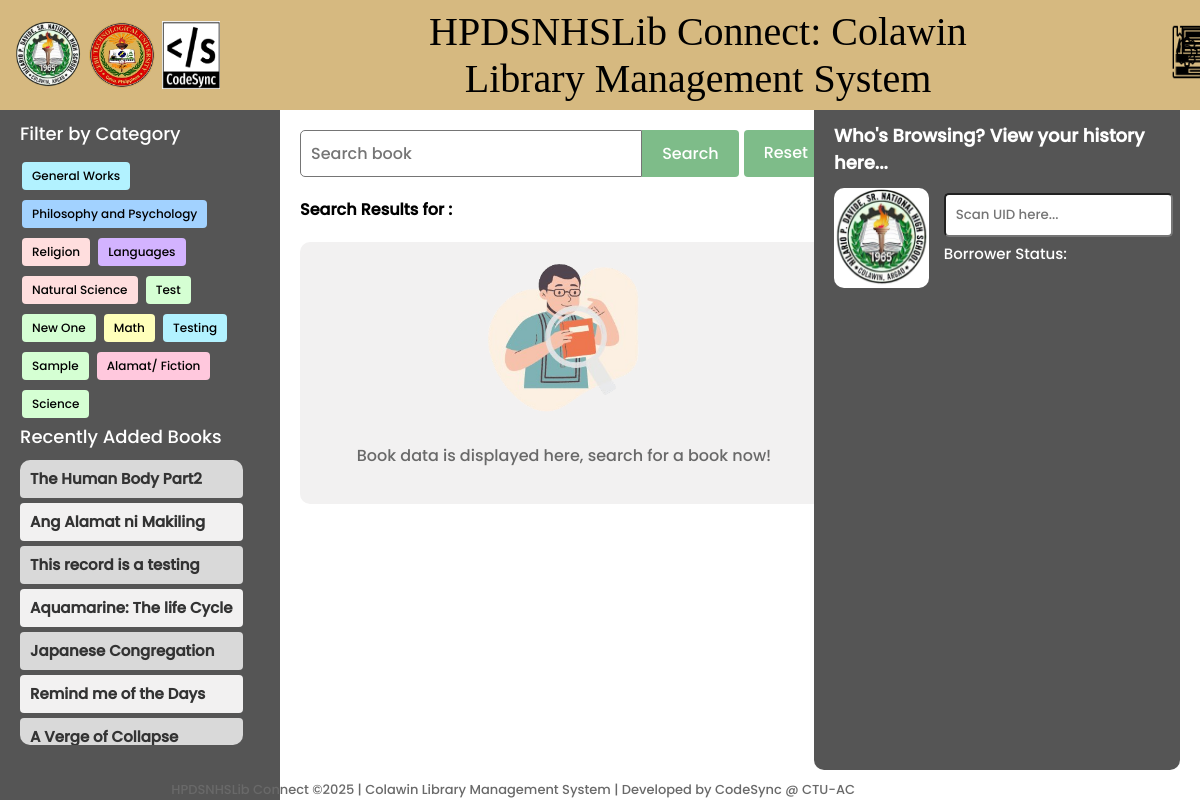
Before: / with the older database file.
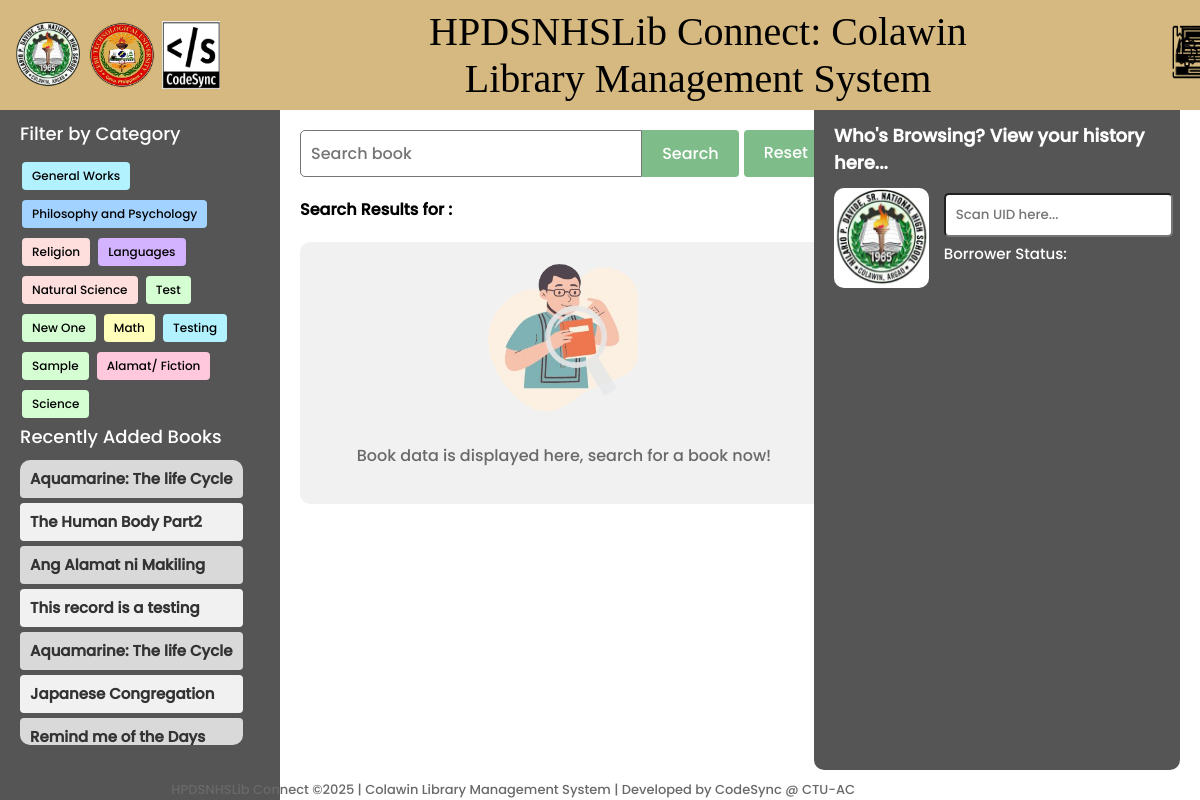
After: the same page with the newer database file.
### library/models.py (models this page shows, shortened)
class Category(models.Model):
    name = models.CharField(max_length=100, unique=True)

class BookInventory(models.Model):
    BOOK_TYPE_CHOICES = [
        ('Circulation', 'Circulation'),
        ('Reference', 'Reference'),
        ('Novel', 'Novel'),
        ('Research/Academic', 'Research/Academic'),
        ('Encyclopedia', 'Encyclopedia'),
        ('Dictionary', 'Dictionary'),
        ('Year Book', 'Year Book'),
    ]
    book_number = models.CharField(max_length=10, primary_key=True)
    record_date = models.DateTimeField(auto_now_add=True)
    class_field = models.CharField(max_length=100, blank=True, null=True)
    author = models.CharField(max_length=200, blank=True, null=True)
    book_title = models.CharField(max_length=200)
    edition = models.CharField(max_length=50, blank=True, null=True)
    volume = models.CharField(max_length=50, blank=True, null=True)
    pages = models.IntegerField(blank=True, null=True)
    quantity = models.PositiveIntegerField(default=1)
    fund_source = models.CharField(max_length=100, blank=True, null=True)
    price = models.DecimalField(max_digits=10, decimal_places=2, blank=True, null=True)
    publisher = models.CharField(max_length=200, blank=True, null=True)
    year = models.IntegerField(blank=True, null=True)
    remark = models.TextField(blank=True, null=True)
    book_type = models.CharField(max_length=50, choices=BOOK_TYPE_CHOICES, default='Circulation')  # New field
    category = models.ForeignKey(Category, on_delete=models.CASCADE)
    location = models.ForeignKey(Location, on_delete=models.SET_NULL, blank=True, null=True, default=1)
    qr_code = models.ImageField(upload_to='qr_codes/', blank=True, null=True)
    status = models.CharField(max_length=50, default='Available')

### library/views.py (the view, shortened to what this page needs)
# urls.py: path('', views.landing, name='landing'),
def landing(request):
    query = request.GET.get('q')
    category_name = request.GET.get('category')  # Get category name from query params
    book_number = request.GET.get('book_number')  # Get book number from query params
    books = BookInventory.objects.all()
    categories = Category.objects.all()
    if category_name:
        books = books.filter(category__name=category_name)  # Filter by category
    if query:
        books = books.filter(
            Q(book_title__icontains=query) |
            Q(author__icontains=query) |
            Q(book_number__icontains=query)
        )
    for book in books:
        try:
            latest_borrow_slip = BorrowSlip.objects.filter(book_number=book.book_number).order_by('-date_borrow').first()
            current_date = timezone.now().date()
            if latest_borrow_slip:
                if latest_borrow_slip.due_date.date() < current_date and not latest_borrow_slip.returned:
                    book.status = 'Overdue'
                elif latest_borrow_slip.returned:
                    book.status = 'Returned'
                else:
                    book.status = 'Borrowed'
            else:
                book.status = 'Available'
        except BorrowSlip.DoesNotExist:
            book.status = 'Available'
    recent_books = BookInventory.objects.order_by('-record_date')[:10]
    for book in recent_books:
        try:
            latest_borrow_slip = BorrowSlip.objects.filter(book_number=book.book_number).order_by('-date_borrow').first()
            current_date = timezone.now().date()
            if latest_borrow_slip:
                if latest_borrow_slip.due_date.date() < current_date and not latest_borrow_slip.returned:
                    book.status = 'Overdue'
                elif latest_borrow_slip.returned:
                    book.status = 'Returned'
                else:
                    book.status = 'Borrowed'
            else:
                book.status = 'Available'
        except BorrowSlip.DoesNotExist:
            book.status = 'Available'
    book_detail = None
    category_counts = BookInventory.objects.values('category__name').annotate(count=Count('book_number')).order_by('category__name')
    categories_with_counts = [entry['category__name'] for entry in category_counts]
    counts = [entry['count'] for entry in category_counts]
    colors = plt.get_cmap('tab20').colors  # Use a colormap with enough distinct colors
    category_colors = dict(zip(categories_with_counts, colors))
    plt.figure(figsize=(14, 6))  # Increase figure width to accommodate legend
    bars = plt.bar(range(len(categories_with_counts)), counts, color=[category_colors[cat] for cat in categories_with_counts])
    plt.xlabel('Category')
    plt.ylabel('Number of Books')
    plt.title('Number of Books by Category')
    plt.xticks(range(len(categories_with_counts)), [''] * len(categories_with_counts))  # Empty labels for now
    handles = [plt.Line2D([0], [0], color=color, lw=4) for color in category_colors.values()]
    plt.legend(handles, category_colors.keys(), loc='center left', bbox_to_anchor=(1, 0.5))
    buffer = BytesIO()
    plt.savefig(buffer, format='png', bbox_inches='tight')
    buffer.seek(0)
    image_png = buffer.getvalue()
    buffer.close()
    graph = base64.b64encode(image_png).decode('utf-8')
    return render(request, 'library/landing.html', {
        'books': books,  # Pass filtered books to the template
        'query': query,
        'recent_books': recent_books,
        'book_detail': book_detail,
        'graph': graph,
        'categories': categories,
        'category_name': category_name,  # Pass the category name to the template
    })

### library/templates/library/landing.html (shortened to what this page needs)
{% extends 'main.html' %}
{% load static %}
{% block content %}
<div class="header">
    <img src="{% static 'images/hpdslogo.png' %}" alt="logo" style="width: 68px; height: 68px; border-radius: 50%; padding-left: 6px;">
    <img src="{% static 'images/ctu.png' %}" alt="logo" style="width: 68px; height: 68px; border-radius: 50%; padding-left: 6px;">
    <img src="{% static 'images/Codesynlogo.png' %}" alt="logo" style="width: 58px; height: 68px; padding-left: 6px;">
    <p class="title">HPDSNHSLib Connect: Colawin Library Management System</p>
    <a href="{% url 'landingLog' %}" class="hover-label-container">
        <img src="{% static 'images/documents.png' %}" style="width: 60px; height: 55px; padding-left: 140px;" alt="">
    </a>
    <a href="{% url 'directory' %}" class="hover-label-container">
        <img src="{% static 'images/literature.png' %}" style="width: 65px; height: 60px;" alt="">
    </a>
</div>
<div class="sidebar">
    <div class="section-label" style="margin-top: 30px; font-weight: lighter;">Filter by Category</div>
    <div class="category-button-container">
        {% for category in categories %}
            <a href="{% url 'landing' %}?category={{ category.name }}"
            class="category-button" data-category-name="{{ category.name }}">
                {{ category.name }}
            </a>
        {% empty %}
            <div style="margin: 5px; padding: 10px; color: gray;">No categories available</div>
        {% endfor %}
    </div>
    <div class="section-label" style="font-weight: lighter;">Recently Added Books</div>
    <div class="book-item-container">
        {% for recent_book in recent_books %}
            <a href="{% url 'landing' %}?book_number={{ recent_book.book_number }}"
               class="book-item {% if forloop.counter|divisibleby:2 %}even-row{% else %}odd-row{% endif %}"
               style="text-decoration: none; color: black; margin-bottom: 5px;">
                <div class="book-title" style="font-size: 15px;">
                    {{ recent_book.book_title }}
                </div>
            </a>
        {% endfor %}
    </div>
</div>
<div class="main-content">
    <div class="left">
        <div class="search-form-container">
            <div class="search-container">
                <form method="GET" action="{% url 'landing' %}" style="flex: 1; display: flex;">
                    <input type="text" class="search-input" name="q" placeholder="Search book" value="None" id="searchInput" autofocus onfocus="clearDefaultValue()" style="font-family: 'Poppins', sans-serif;">
                    <button type="submit" class="search-button" style="margin-right: 5px;">Search</button>
                    <a href="{% url 'landing' %}" class="reset-button">Reset</a>
                </form>
            </div>
        </div>
        <div class="section-label">Search Results for :
        </div>
<div class="book-item-container">
    {% if book_detail %}
        <strong style="background-color: #D6B980; color:black; border-radius: 5px; padding: 10px 10px 5px 10px; font-size: large;">
            {{ book_detail.book_title }}
        </strong>
        <div class="book-details">
            <p style="text-align: justify;">This was authored by <strong>{{ book_detail.author }}</strong>.
                It has the book number <strong>{{ book_detail.book_number }}</strong>. The book falls under the category of
                <strong>{{ book_detail.category.name }}</strong>. This book has <strong>{{ book_detail.edition }}</strong> edition, and it comprises
                <strong>{{ book_detail.volume }}</strong> volume(s) with <strong>{{ book_detail.pages }}</strong> pages.
                There are <strong>{{ book_detail.quantity }}</strong> copy/copies available. The book is funded as <strong>{{ book_detail.fund_source }}</strong>
                and is priced at <strong>{{ book_detail.price }}</strong>. It was published at <strong>{{ book_detail.publisher }}</strong> in the year
                <strong>{{ book_detail.year }}</strong>. <br><br>
            </p>
            <h2 id="book-title"></h2>
            <p id="status-summary">
                <label style="font-size: 14px; margin-right: 140px; margin-bottom: 4px;">
                    <strong>Copies:</strong> <span>{{ book_detail.quantity }}</span>
                </label>
                <label for="available-count" class="status-item" style="background-color: #d4edda; padding: 2px 6px; border-radius: 3px; margin-right: 6px; margin-bottom: 4px;">
                    <strong>Available:</strong> <span id="available-count">Loading...</span>
                </label>
                <label for="borrowed-count" class="status-item" style="background-color: #cce5ff; padding: 2px 6px; border-radius: 3px; margin-right: 6px; margin-bottom: 4px;">
                    <strong>Borrowed:</strong> <span id="borrowed-count">Loading...</span>
                </label>
                <label for="reserved-count" class="status-item" style="background-color: #fff3cd; padding: 2px 6px; border-radius: 3px; margin-right: 6px; margin-bottom: 4px;">
                    <strong>Reserved:</strong> <span id="reserved-count">Loading...</span>
                </label>
                <label for="overdue-count" class="status-item" style="background-color: #f8d7da; padding: 2px 6px; border-radius: 3px; margin-right: 6px; margin-bottom: 4px;">
                    <strong>Overdue:</strong> <span id="overdue-count">Loading...</span>
                </label>
                <label for="lost-count" class="status-item" style="background-color: #f8d7da; padding: 2px 6px; border-radius: 3px; margin-bottom: 4px;">
                    <strong>Lost:</strong> <span id="lost-count">Loading...</span>
                </label>
            </p>
            <strong>Book Location:</strong> <strong style="color: green;">{{ book_detail.location }}</strong>.
        </div>
        <div class="button-container" style="padding-top: 20px; gap: 10px;">
            <a href="javascript:void(0);" class="search-button" style="text-decoration: none; background-color: #757575; padding: 5px; color: white; border-radius: 5px; " onclick="history.back();">Back to Search Results</a>
        </div>
    {% else %}
            {% if request.GET.category %}
            <div id="book-container">
                {% for book in books %}
                    <div>
                        <a href="{% url 'landing' %}?q={{ query }}&book_number={{ book.book_number }}&category={{ book.category.name }}"
                                class="book-item {% if forloop.counter|divisibleby:2 %}even-row{% else %}odd-row{% endif %}"
                                style="text-decoration: none; color: black;">
                                <div class="book-title">{{ book.book_title }}</div>
                                <div class="book-details">
                                    <strong>Author:</strong> {{ book.author }}<br>
                                    <strong>Book Number:</strong> {{ book.book_number }}<br>
                                </div>
                            </a>
                    </div>
                {% empty %}
                    <p>No books found in this category.</p>
                {% endfor %}
            </div>
        {% else %}
                {% if query or category %}
                    {% if books %}
                    <div>
                        {% for book in books %}
                            <a href="{% url 'landing' %}?q={{ query }}&book_number={{ book.book_number }}&category={{ book.category.name }}"
                                class="book-item {% if forloop.counter|divisibleby:2 %}even-row{% else %}odd-row{% endif %}"
                                style="text-decoration: none; color: black;">
                                <div class="book-title">{{ book.book_title }}</div>
                                <div class="book-details">
                                    <strong>Author:</strong> {{ book.author }}<br>
                                    <strong>Book Number:</strong> {{ book.book_number }}<br>
                                </div>
                            </a>
                        {% endfor %}
                    </div>
                {% else %}
                    <div class="mess">
                        <div class="image-container">
                            <img src="{% static 'images/searchLOGO1.png' %}" alt="logo" class="image-logo">
                        </div>
                        <p style="color: dimgray;">No results found for your search.</p>
                    </div>
                {% endif %}
                {% else %}
                <div class="mess">
                    <div class="image-container">
                        <img src="{% static 'images/searchLOGO.png' %}" alt="logo" class="image-logo">
                    </div>
                    <p style="color: dimgray; text-align: center;">Book data is displayed here, search for a book now!</p>
                </div>
                {% endif %}
            {% endif %}
        </div>
        {% endif %}
    </div>
    <div class="side-container">
        <div class="section-label" style="color: white; font-weight: lighter;">
            <h1 style="font-size: 18px;">Who's Browsing? View your history here...</h1>
        </div>
        <div class="search-container">
            <div class="who-container" style="display: flex;">
                <div id="qr-code-container" style="margin-bottom: 10px; margin-right: 15px;">
                    <img id="qr-code-image" src="{% static 'images/hpdslogo.png' %}" alt="QR Code" style="width: 100px; height: 100px; border-radius: 10px; background-color: white;"/>
                </div>
                <div class="side" style="width: 70%;">
                    <div class="UID_field">
                        <input type="password" id="uid-input" placeholder="Scan UID here..." oninput="fetchBorrowHistory()"
                            style="width: 95%; padding: 10px; border-radius: 5px; margin-bottom: 5px; font-family: 'Poppins', sans-serif;">
                        <p style="font-size: 15px; color: white; margin: 0;">Borrower Status: </p>
                    </div>
                </div>
            </div>
        </div>
    </div>
</div>
{% endblock content %}

### templates/main.html (shortened to what this page needs)
{% load static %}
<!DOCTYPE html>
<html lang="en">
<head>
    <link rel="stylesheet" href="{% static 'styles/main.css' %}">
</head>
<body>
    {% include 'navbar.html' %}
    {% block content %}
    {% endblock %}
</body>
</html>

### templates/navbar.html (shortened to what this page needs)
{% load static %}
{% block content %}
<!DOCTYPE html>
<html lang="en">
<head>
</head>
<body>
    <div class="header">
        <p class="title">HPDSNHSLib Connect: Colawin Library Management System</p>
        <a href="{% url 'tutorials' %}" class="hover-label-containers">
        </a>
    </div>
    <div class="sidebar" >
    </div>
    <span class="footer">HPDSNHSLib Connect ©2025 | Colawin Library Management System | Developed by CodeSync @ CTU-AC</span>
</body>
</html>
{% endblock %}

Changed rows visible on the page:
no longer on this page (row unchanged): BookInventory: book_title "A Verge of Collapse"
added BookInventory: book_title "Aquamarine: The life Cycle"
